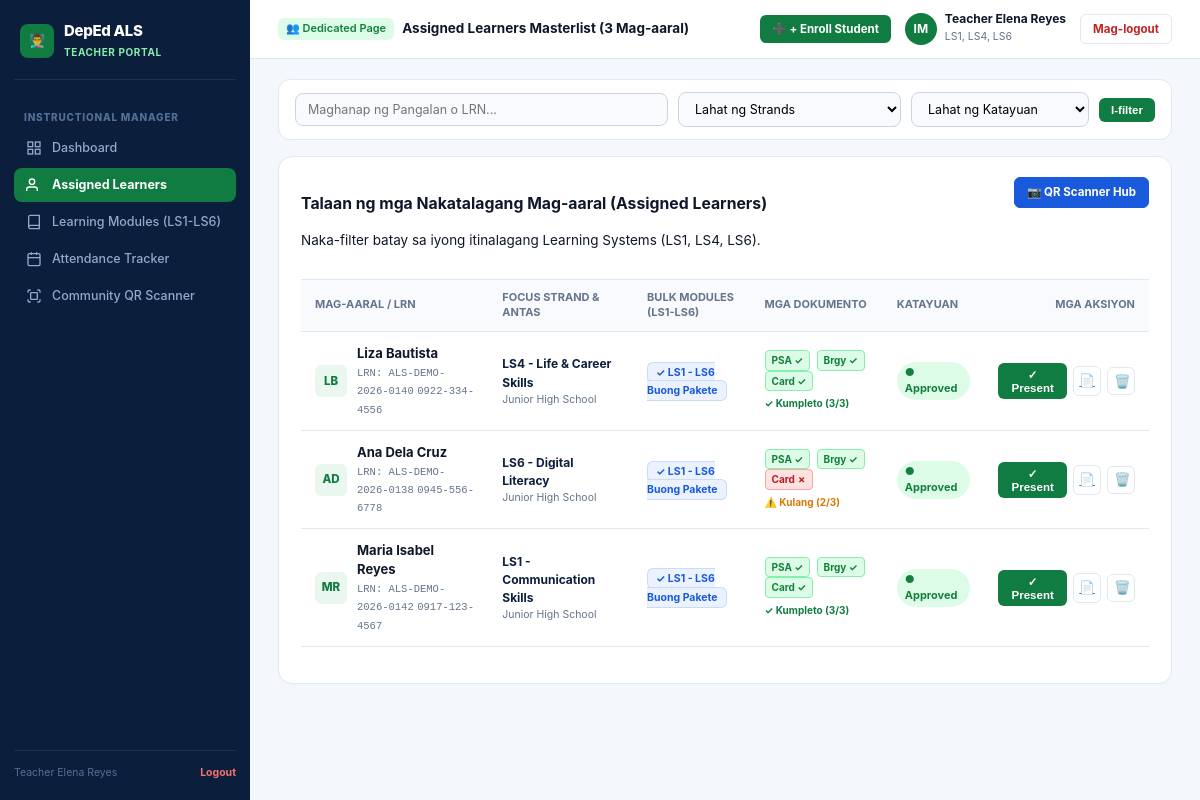
The app's page /teacher_assigned_learners.php (signed in) with its own data.
### tables this page shows
CREATE TABLE IF NOT EXISTS students (
  id BIGINT UNSIGNED AUTO_INCREMENT PRIMARY KEY,
  student_number VARCHAR(50) NOT NULL UNIQUE,
  first_name VARCHAR(100) NOT NULL,
  middle_name VARCHAR(100) NULL,
  last_name VARCHAR(100) NOT NULL,
  birthdate DATE NOT NULL,
  age INT NULL,
  gender VARCHAR(20) NOT NULL DEFAULT 'Prefer not to say',
  civil_status VARCHAR(50) DEFAULT 'Single',
  address TEXT NOT NULL,
  contact_number VARCHAR(50) NOT NULL,
  email VARCHAR(150) NULL,
  password VARCHAR(255) NULL,
  strand VARCHAR(100) NOT NULL DEFAULT 'LS1 - Communication Skills',
  assigned_modules VARCHAR(255) NOT NULL DEFAULT 'LS1,LS2,LS3,LS4,LS5,LS6',
  learner_status VARCHAR(100) NOT NULL DEFAULT 'Junior High School',
  status ENUM('Pending', 'Approved', 'Rejected') NOT NULL DEFAULT 'Pending',
  document_status ENUM('Incomplete', 'Complete', 'Under Review') NOT NULL DEFAULT 'Incomplete',
  doc_psa TINYINT(1) NOT NULL DEFAULT 1,
  doc_brgy TINYINT(1) NOT NULL DEFAULT 1,
  doc_card TINYINT(1) NOT NULL DEFAULT 0,
  schedule VARCHAR(100) DEFAULT 'Weekend Classes',
  assigned_center VARCHAR(200) DEFAULT 'San Nicolas Community Learning Center',
  is_archived TINYINT(1) NOT NULL DEFAULT 0,
  date_registered TIMESTAMP DEFAULT CURRENT_TIMESTAMP,
  INDEX idx_student_name (last_name, first_name),
  INDEX idx_student_status (status),
  INDEX idx_student_number (student_number)
);

### functions.php (called while the page is built, shortened)
<?php
function e(?string $value): string {
    return htmlspecialchars($value ?? '', ENT_QUOTES, 'UTF-8');
}

### teacher_assigned_learners.php (the view, shortened to what this page needs)
<?php
require_once __DIR__ . '/db.php';
require_once __DIR__ . '/functions.php';
$teacher = null;
if (!$teacher) {
    $email = $_SESSION['user_email'] ?? 'elena.reyes@deped.gov.ph';
    $stmt = $pdo->prepare('SELECT * FROM teachers WHERE email = ?');
    $stmt->execute([$email]);
    $teacher = $stmt->fetch();
}
$teacherName = $teacher['name'] ?? ($_SESSION['user_name'] ?? 'Teacher Elena Reyes');
$assignedLs = $teacher['assigned_ls'] ?? 'LS1, LS4, LS6';
$lsArray = array_filter(array_map('trim', explode(',', $assignedLs)));
$searchQuery = trim((string)($_GET['q'] ?? ''));
$whereClauses = ['is_archived = 0'];
$params = [];
$lsConditions = [];
foreach ($lsArray as $lsCode) {
    $lsConditions[] = 'strand LIKE ?';
    $params[] = '%' . $lsCode . '%';
}
if (!empty($lsConditions)) {
    $whereClauses[] = '(' . implode(' OR ', $lsConditions) . ')';
}
$whereSql = implode(' AND ', $whereClauses);
$stmt = $pdo->prepare("SELECT * FROM students WHERE {$whereSql} ORDER BY status ASC, last_name ASC");
$stmt->execute($params);
$learners = $stmt->fetchAll();
$totalCount = count($learners);
?>
<!doctype html>
<html lang="tl">
<head>
  <link rel="stylesheet" href="assets/admin.css">
</head>
<body class="admin-body">
<div class="deped-laptop-layout">
  <aside class="deped-sidebar">
    <a href="teacher_dashboard.php" class="deped-sidebar-brand">
      <div class="deped-brand-logo-icon" style="background:#107C41;color:#fff;">
        👨‍🏫
      </div>
      <div class="deped-brand-text">
        <h2>DepEd ALS</h2>
        <span style="color:#86EFAC;">TEACHER PORTAL</span>
      </div>
    </a>
    <div class="sidebar-section-title">INSTRUCTIONAL MANAGER</div>
    <nav class="sidebar-nav-group">
      <a href="teacher_dashboard.php" class="deped-nav-link">
        <svg viewBox="0 0 24 24" fill="none" stroke="currentColor" stroke-width="2"><rect x="3" y="3" width="7" height="7"></rect><rect x="14" y="3" width="7" height="7"></rect><rect x="14" y="14" width="7" height="7"></rect><rect x="3" y="14" width="7" height="7"></rect></svg>
        <span>Dashboard</span>
      </a>
      <a href="teacher_assigned_learners.php" class="deped-nav-link active" style="background:#107C41;">
        <svg viewBox="0 0 24 24" fill="none" stroke="currentColor" stroke-width="2"><path d="M17 21v-2a4 4 0 0 0-4-4H5a4 4 0 0 0-4 4v2"></path><circle cx="9" cy="7" r="4"></circle></svg>
        <span>Assigned Learners</span>
      </a>
      <a href="teacher_modules.php" class="deped-nav-link">
        <svg viewBox="0 0 24 24" fill="none" stroke="currentColor" stroke-width="2"><path d="M4 19.5A2.5 2.5 0 0 1 6.5 17H20"></path><path d="M6.5 2H20v20H6.5A2.5 2.5 0 0 1 4 19.5v-15A2.5 2.5 0 0 1 6.5 2z"></path></svg>
        <span>Learning Modules (LS1-LS6)</span>
      </a>
      <a href="teacher_attendance.php" class="deped-nav-link">
        <svg viewBox="0 0 24 24" fill="none" stroke="currentColor" stroke-width="2"><rect x="3" y="4" width="18" height="18" rx="2" ry="2"></rect><line x1="16" y1="2" x2="16" y2="6"></line><line x1="8" y1="2" x2="8" y2="6"></line><line x1="3" y1="10" x2="21" y2="10"></line></svg>
        <span>Attendance Tracker</span>
      </a>
      <a href="admin_scanner.php" class="deped-nav-link">
        <svg viewBox="0 0 24 24" fill="none" stroke="currentColor" stroke-width="2"><path d="M3 7V5a2 2 0 0 1 2-2h2"></path><path d="M17 3h2a2 2 0 0 1 2 2v2"></path><path d="M21 17v2a2 2 0 0 1-2 2h-2"></path><path d="M7 21H5a2 2 0 0 1-2-2v-2"></path><rect x="7" y="7" width="10" height="10" rx="1"></rect></svg>
        <span>Community QR Scanner</span>
      </a>
    </nav>
    <div class="sidebar-footer-info">
      <span><?= e($teacherName) ?></span>
      <a href="logout.php" style="color:#F87171;text-decoration:none;font-weight:700;">Logout</a>
    </div>
  </aside>
  <div class="deped-main-viewport">
    <header class="deped-top-header">
      <div style="font-weight:750;font-size:13.5px;color:var(--deped-text-dark);display:flex;align-items:center;gap:8px;">
        <span class="stat-box-sub-pill green">👥 Dedicated Page</span>
        <span>Assigned Learners Masterlist (<?= $totalCount ?> Mag-aaral)</span>
      </div>
      <div class="header-user-profile">
        <a href="teacher_dashboard.php" class="toolbar-btn green" style="background:#107C41;color:#fff;border:none;">
          ➕ + Enroll Student
        </a>
        <div class="user-profile-badge">
          <div class="user-avatar-circle" style="background:#107C41;">IM</div>
          <div class="user-info-text">
            <strong><?= e($teacherName) ?></strong>
            <span><?= e($assignedLs) ?></span>
          </div>
        </div>
        <a href="logout.php" class="toolbar-btn" style="color:#C5221F;">Mag-logout</a>
      </div>
    </header>
    <main class="deped-workspace-container">
      <form method="get" action="teacher_assigned_learners.php" class="filter-bar-row">
        <input
          type="text"
          name="q"
          value="<?= e($searchQuery) ?>"
          placeholder="Maghanap ng Pangalan o LRN..."
          class="search-filter-input"
          style="min-width:240px;flex:1;"
        >
        <select name="ls" class="search-filter-input">
          <option value="">Lahat ng Strands</option>
        </select>
        <select name="status" class="search-filter-input">
          <option value="">Lahat ng Katayuan</option>
        </select>
        <button type="submit" class="toolbar-btn green" style="background:#107C41;color:#fff;border:none;">
          I-filter
        </button>
      </form>
      <div class="deped-panel-card">
        <div class="panel-header-row">
          <div>
            <h3>Talaan ng mga Nakatalagang Mag-aaral (Assigned Learners)</h3>
            <p>Naka-filter batay sa iyong itinalagang Learning Systems (<?= e($assignedLs) ?>).</p>
          </div>
          <a href="admin_scanner.php" class="toolbar-btn blue">
            📷 QR Scanner Hub
          </a>
        </div>
        <table class="deped-full-table">
          <thead>
            <tr>
              <th>MAG-AARAL / LRN</th>
              <th>FOCUS STRAND & ANTAS</th>
              <th>BULK MODULES (LS1-LS6)</th>
              <th>MGA DOKUMENTO</th>
              <th>KATAYUAN</th>
              <th style="text-align:right;">MGA AKSIYON</th>
            </tr>
          </thead>
          <tbody>
            <?php foreach ($learners as $l):
              $fullName = trim($l['first_name'] . ' ' . $l['last_name']);
              $inits = strtoupper(substr($l['first_name'], 0, 1) . substr($l['last_name'], 0, 1));
              $docPsa = (int)$l['doc_psa'];
              $docBrgy = (int)$l['doc_brgy'];
              $docCard = (int)$l['doc_card'];
              $docsCount = $docPsa + $docBrgy + $docCard;
              $isDocsComplete = ($docsCount === 3);
            ?>
              <tr>
                <td>
                  <div class="learner-cell-flex">
                    <div class="learner-avatar-sq" style="background:#EAF7EE;color:#107C41;">
                      <?= e($inits) ?>
                    </div>
                    <div class="learner-name-col">
                      <strong><?= e($fullName) ?></strong>
                      <span style="font-family:ui-monospace,monospace;">LRN: <?= e($l['student_number']) ?></span>
                      <span style="font-size:10.5px;color:var(--deped-text-muted);"><?= e($l['contact_number']) ?></span>
                    </div>
                  </div>
                </td>
                <td>
                  <strong style="font-size:12px;color:var(--deped-navy-dark);"><?= e($l['strand']) ?></strong>
                  <span style="font-size:10.5px;color:var(--deped-text-muted);display:block;"><?= e($l['learner_status']) ?></span>
                </td>
                <td>
                  <span style="background:#EBF2FD;color:#185ADB;border:1px solid #C7DCFA;padding:3px 8px;border-radius:6px;font-size:10.5px;font-weight:750;">
                    ✓ LS1 - LS6 Buong Pakete
                  </span>
                </td>
                <td>
                  <div style="margin-bottom:3px;">
                    <span class="doc-pill-tag <?= $docPsa ? 'yes' : 'no' ?>">PSA <?= $docPsa ? '✓' : '✗' ?></span>
                    <span class="doc-pill-tag <?= $docBrgy ? 'yes' : 'no' ?>">Brgy <?= $docBrgy ? '✓' : '✗' ?></span>
                    <span class="doc-pill-tag <?= $docCard ? 'yes' : 'no' ?>">Card <?= $docCard ? '✓' : '✗' ?></span>
                  </div>
                  <span style="font-size:10px;font-weight:700;color:<?= $isDocsComplete ? '#107C41' : '#D97706' ?>;">
                    <?= $isDocsComplete ? '✓ Kumpleto (3/3)' : "⚠️ Kulang ({$docsCount}/3)" ?>
                  </span>
                </td>
                <td>
                  <span class="status-badge-custom <?= $l['status'] === 'Approved' ? 'approved' : 'pending' ?>">
                    ● <?= e($l['status']) ?>
                  </span>
                </td>
                <td style="text-align:right;">
                  <div style="display:inline-flex;align-items:center;gap:6px;">
                    <form method="post" action="teacher_assigned_learners.php" style="display:inline;">
                      <button type="submit" class="btn-table-approve" title="Mark Present">
                        ✓ Present
                      </button>
                    </form>
                    <a href="student_view.php?id=<?= (int)$l['id'] ?>" class="btn-form1-icon" title="Tingnan ang Profile">
                      📄
                    </a>
                    <form method="post" action="teacher_assigned_learners.php" style="display:inline;" onsubmit="return confirm('Sigurado ka bang nais mong i-archive si <?= e($fullName) ?>?');">
                      <button type="submit" class="btn-form1-icon" style="color:#C5221F;" title="I-archive">
                        🗑️
                      </button>
                    </form>
                  </div>
                </td>
              </tr>
            <?php endforeach; ?>
          </tbody>
        </table>
      </div>
    </main>
  </div>
</div>
</body>
</html>

### teacher_assigned_learners.php (style rules this page uses)
.doc-pill-tag { display: inline-block; font-size: 10px; font-weight: 750; padding: 2px 6px; border-radius: 4px; margin-right: 3px; }
.doc-pill-tag.yes { background: #DCFCE7; color: #15803D; border: 1px solid #86EFAC; }
.doc-pill-tag.no { background: #FEE2E2; color: #B91C1C; border: 1px solid #FCA5A5; }
.filter-bar-row { display: flex; flex-wrap: wrap; gap: 10px; align-items: center; margin-bottom: 16px; background: #FFFFFF; padding: 12px 16px; border-radius: 12px; border: 1px solid var(--deped-border-subtle); }
.search-filter-input { padding: 8px 12px; border: 1.5px solid #CBD5E1; border-radius: 8px; font-size: 12.5px; outline: none; background: #F8FAFD; font-family: inherit; }

### records on screen
students: inits "LB", fullName "Liza Bautista", student_number "ALS-DEMO-2026-0140", contact_number "0922-334-4556", strand "LS4 - Life & Career Skills", learner_status "Junior High School", doc_psa "✓ Kumpleto (3/3)", status "Approved"
students: inits "AD", fullName "Ana Dela Cruz", student_number "ALS-DEMO-2026-0138", contact_number "0945-556-6778", strand "LS6 - Digital Literacy", learner_status "Junior High School", docsCount "2", status "Approved"
students: inits "MR", fullName "Maria Isabel Reyes", student_number "ALS-DEMO-2026-0142", contact_number "0917-123-4567", strand "LS1 - Communication Skills", learner_status "Junior High School", doc_psa "✓ Kumpleto (3/3)", status "Approved"

### other values on screen
$teacherName "Teacher Elena Reyes"
$totalCount "3"
$assignedLs "LS1, LS4, LS6"
